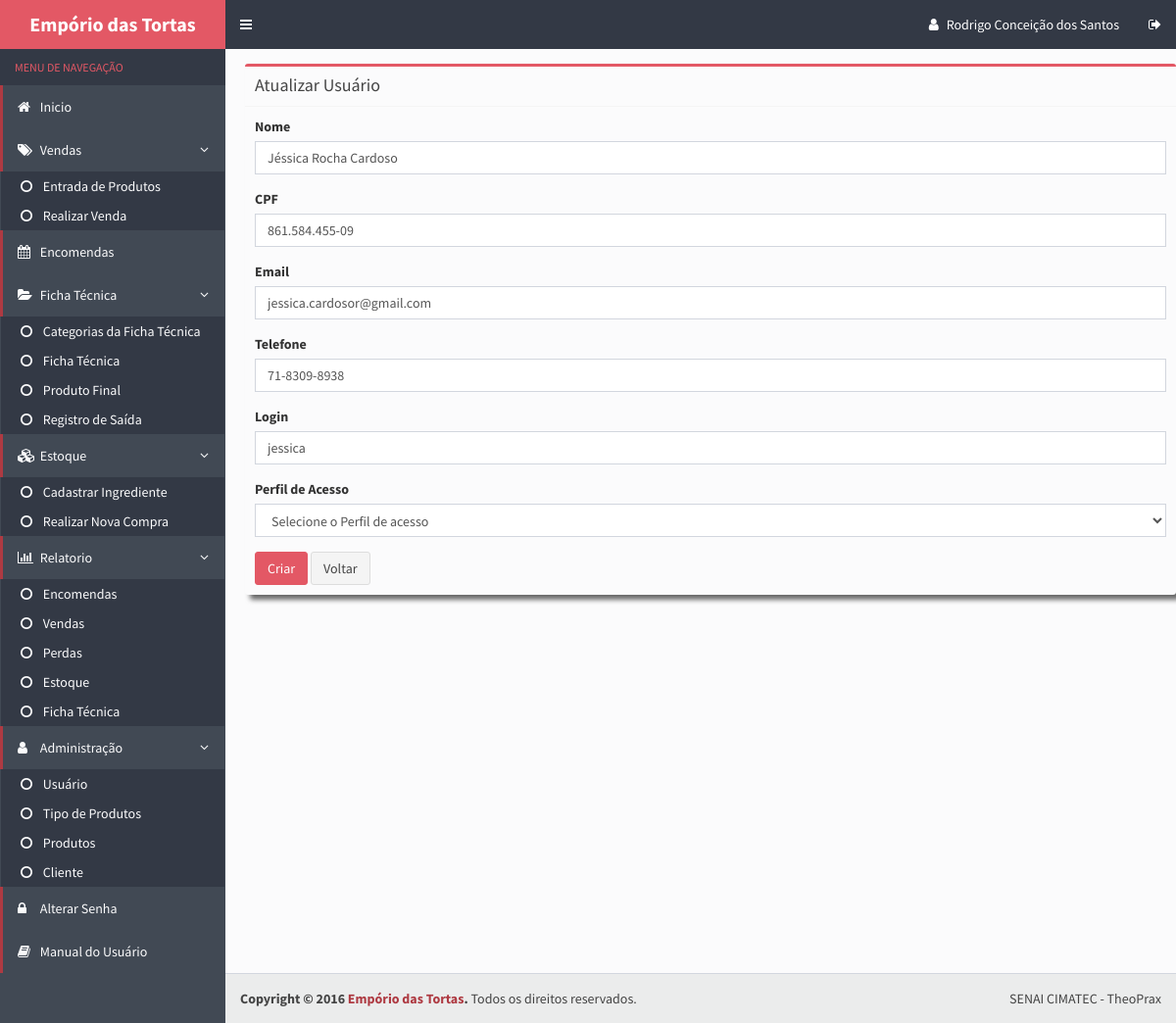
The app's page /forms/Atualizar_usuario.php?id=23 (signed in), older data.
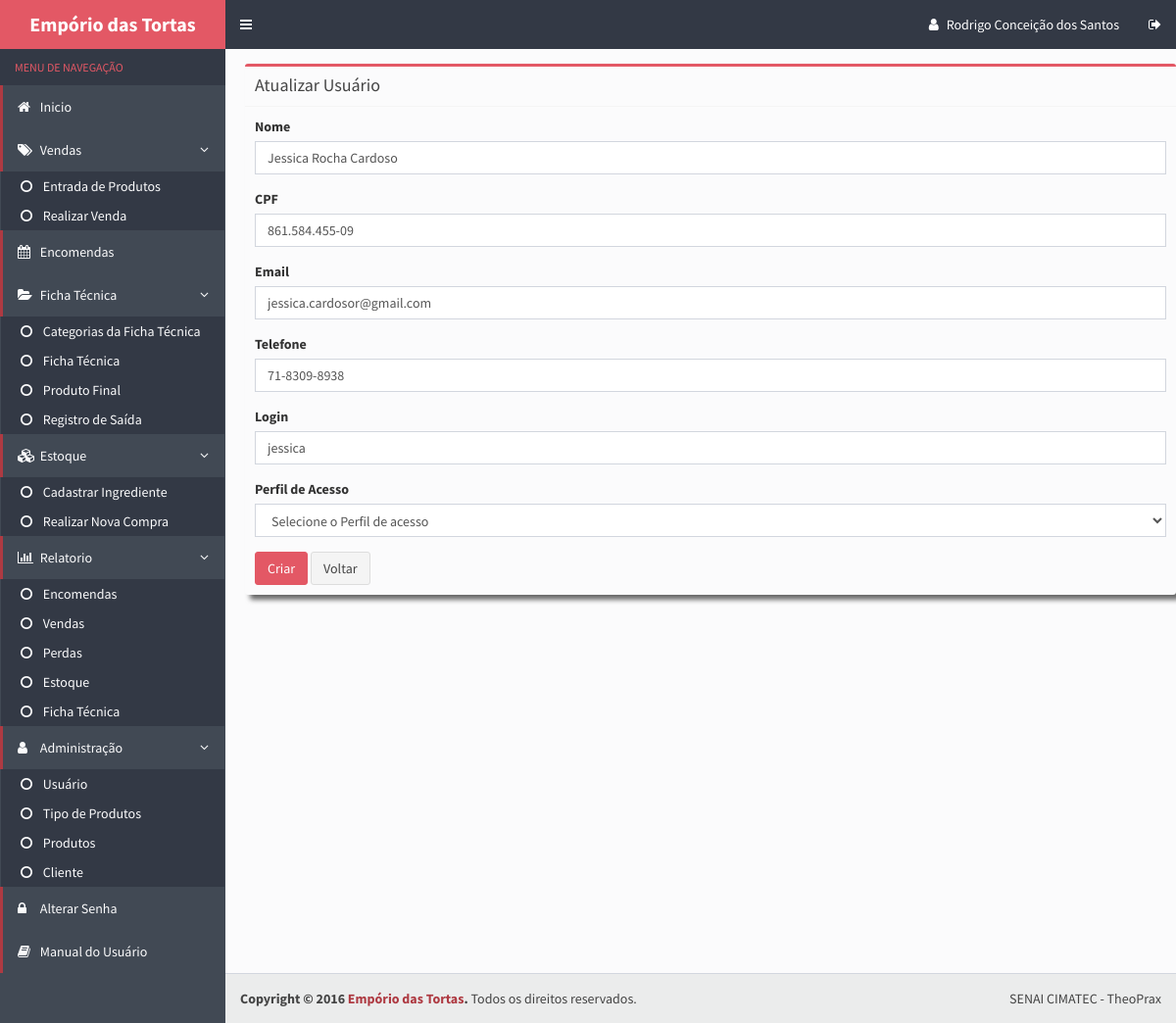
The same page, newer data.
### tables this page shows
CREATE TABLE IF NOT EXISTS `usuarios` (
  `cod_usuario` int(11) NOT NULL AUTO_INCREMENT,
  `name` varchar(100) NOT NULL,
  `cpf` varchar(14) NOT NULL,
  `email` varchar(100) NOT NULL,
  `mobile` varchar(100) NOT NULL,
  `login` varchar(50) NOT NULL,
  `senha` varchar(32) NOT NULL,
  `acesso` varchar(30) NOT NULL,
  PRIMARY KEY (`cod_usuario`),
  UNIQUE KEY `cpf` (`cpf`,`login`),
  UNIQUE KEY `cpf_2` (`cpf`)
);

### forms/Atualizar_usuario.php (the view, shortened to what the changed rows need)
<?php
  $id = null;
  if ( !empty($_GET['id'])) {
    $id = $_REQUEST['id'];
  }
  if ( !empty($_POST)) {
    $nameError = null;
    $cpfError = null;
    $emailError = null;
    $telefoneError = null;
    $loginError = null;
    $acessoError = null;
    $name = $_POST['name'];
    $cpf = $_POST['cpf'];
    $email = $_POST['email'];
    $telefone = $_POST['telefone'];
    $login = $_POST['login'];
    $acesso = $_POST['acesso'];
    $valid = true;
    if (empty($name)) {
      $nameError = 'Please enter Name';
      $valid = false;
    }
    if (empty($cpf)) {
      $cpfError = 'Por favor digite um cpf';
      $valid = false;
    }
    if (empty($email)) {
      $emailError = 'Por favor digite um email';
      $valid = false;
    } else if ( !filter_var($email,FILTER_VALIDATE_EMAIL) ) {
      $emailError = 'Por favor digite um email válido';
      $valid = false;
    }
    if (empty($telefone)) {
      $telefoneError = 'Por favor digite um telefone';
      $valid = false;
    }
    if (empty($login)) {
      $loginError = 'Por favor digite um login';
      $valid = false;
    }
    if (empty($acesso)) {
      $acessoError = 'Por favor escolha um perfil para o usuário';
      $valid = false;
    }
    if ($valid) {
      $pdo = Database::connect();
      $pdo->setAttribute(PDO::ATTR_ERRMODE, PDO::ERRMODE_EXCEPTION);
      $sql = "UPDATE usuarios set name = ?, cpf = ?, email = ?, mobile = ?, login = ?, acesso = ? WHERE cod_usuario = ?";
      $q = $pdo->prepare($sql);
      $q->execute(array($name,$cpf,$email,$telefone,$login,$acesso,$id));
      Database::disconnect();
      header("Location: ../usuario.php");
    }
  } else{
    $pdo = Database::connect();
    $pdo->setAttribute(PDO::ATTR_ERRMODE, PDO::ERRMODE_EXCEPTION);
    $sql = "SELECT * FROM usuarios where cod_usuario = ?";
    $q = $pdo->prepare($sql);
    $q->execute(array($id));
    $data = $q->fetch(PDO::FETCH_ASSOC);
    $name = $data['name'];
    $cpf = $data['cpf'];
    $email = $data['email'];
    $login = $data['login'];
    }
?>
<!DOCTYPE html>
<html>
  <head>
    <link rel="stylesheet" href="../bootstrap/css/bootstrap.css">
    <link rel="stylesheet" href="https://maxcdn.bootstrapcdn.com/font-awesome/4.4.0/css/font-awesome.min.css">
    <link rel="stylesheet" href="https://code.ionicframework.com/ionicons/2.0.1/css/ionicons.min.css">
    <link rel="stylesheet" href="../dist/css/AdminLTE.css">
    <link rel="stylesheet" href="../dist/css/skins/skin-blue.css">
  </head>
  <body class="hold-transition skin-blue sidebar-mini">
    <div class="wrapper">
      <?php include_once("includes/menu.php") ?>
      <div class="content-wrapper">
        <section class="content">
          <div class="row">
              <div class="box box-warning">
                <div class="form">
                  <div class="box-body">
                    <form action="Atualizar_usuario.php?id=<?php echo $id?>" method="post">
                       <div class="form-group">
                      <label>Nome</label>
                      <input type="text" class="form-control" name="name" required="required" value="<?php echo !empty($name)?$name:'';?>">
                    </div>
                    <div class="form-group">
                      <label>CPF</label>
                      <input type="text" class="form-control" name="cpf" id="cpf" onblur="javascript: validarCPF(this.value);" onkeypress="javascript: mascara(this, cpf_mask);"  maxlength="14" value="<?php echo !empty($cpf)?$cpf:'';?>">
                    </div>
                    <div class="form-group">
                      <label>Email</label>
                      <input type="text" class="form-control" name="email" required="required"  value="<?php echo !empty($email)?$email:'';?>">
                    </div>
                    <div class="form-group">
                      <label>Telefone</label>
                      <input type="tel" class="form-control" name="telefone" maxlength="13" OnKeyPress="formatar('## #####-####', this)" placeholder="Telefone" value="<?php echo $data['mobile'];?>">
                    </div>
                    <div class="form-group">
                      <label>Login</label>
                      <input type="text" class="form-control" name="login" required="required" value="<?php echo !empty($login)?$login:'';?>">
                    </div>
                    </form>
                  </div>
                </div>
              </div>
            </div>
        </section>
      </div>
  </body>
</html>

Row changes from the older to the newer data that the page shows:
changed usuarios "jessica.cardosor@gmail.com": name "Jéssica Rocha Cardoso" → "Jessica Rocha Cardoso"
